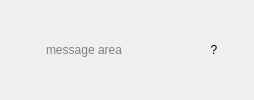
       <widget class="QWidget" name="Panel4" native="true">
        <property name="enabled">
         <bool>true</bool>
        </property>
        <property name="sizePolicy">
         <sizepolicy hsizetype="Preferred" vsizetype="Fixed">
          <horstretch>0</horstretch>
          <verstretch>0</verstretch>
         </sizepolicy>
        </property>
        <property name="toolTip">
         <string/>
        </property>
        <property name="layoutDirection">
         <enum>Qt::LeftToRight</enum>
        </property>
        <property name="text" stdset="0">
         <string/>
        </property>
        <layout class="QHBoxLayout" name="horizontalLayout_2">
         <property name="leftMargin">
          <number>0</number>
         </property>
         <property name="topMargin">
          <number>0</number>
         </property>
         <property name="rightMargin">
          <number>0</number>
         </property>
         <property name="bottomMargin">
          <number>0</number>
         </property>
         <item>
          <widget class="QPushButton" name="BtnStrMon">
           <property name="enabled">
            <bool>true</bool>
           </property>
           <property name="sizePolicy">
            <sizepolicy hsizetype="Fixed" vsizetype="Fixed">
             <horstretch>0</horstretch>
             <verstretch>0</verstretch>
            </sizepolicy>
           </property>
           <property name="toolTip">
            <string>Stream Monitor</string>
           </property>
           <property name="text">
            <string/>
           </property>
           <property name="icon">
            <iconset>
             <normaloff>:/buttons/sqr.bmp</normaloff>:/buttons/sqr.bmp</iconset>
           </property>
           <property name="flat">
            <bool>true</bool>
           </property>
          </widget>
         </item>
         <item>
          <widget class="QLabel" name="Message">
           <property name="enabled">
            <bool>true</bool>
           </property>
           <property name="palette">
            <palette>
             <active>
              <colorrole role="WindowText">
               <brush brushstyle="SolidPattern">
                <color alpha="255">
                 <red>128</red>
                 <green>128</green>
                 <blue>128</blue>
                </color>
               </brush>
              </colorrole>
             </active>
             <inactive>
              <colorrole role="WindowText">
               <brush brushstyle="SolidPattern">
                <color alpha="255">
                 <red>128</red>
                 <green>128</green>
                 <blue>128</blue>
                </color>
               </brush>
              </colorrole>
             </inactive>
             <disabled>
              <colorrole role="WindowText">
               <brush brushstyle="SolidPattern">
                <color alpha="255">
                 <red>128</red>
                 <green>128</green>
                 <blue>128</blue>
                </color>
               </brush>
              </colorrole>
             </disabled>
            </palette>
           </property>
           <property name="toolTip">
            <string/>
           </property>
           <property name="text">
            <string>message area</string>
           </property>
          </widget>
         </item>
         <item>
          <widget class="QPushButton" name="BtnTaskIcon">
           <property name="enabled">
            <bool>true</bool>
           </property>
           <property name="sizePolicy">
            <sizepolicy hsizetype="Fixed" vsizetype="Fixed">
             <horstretch>0</horstretch>
             <verstretch>0</verstretch>
            </sizepolicy>
           </property>
           <property name="palette">
            <palette>
             <active>
              <colorrole role="WindowText">
               <brush brushstyle="SolidPattern">
                <color alpha="255">
                 <red>128</red>
                 <green>128</green>
                 <blue>128</blue>
                </color>
               </brush>
              </colorrole>
             </active>
             <inactive>
              <colorrole role="WindowText">
               <brush brushstyle="SolidPattern">
                <color alpha="255">
                 <red>128</red>
                 <green>128</green>
                 <blue>128</blue>
                </color>
               </brush>
              </colorrole>
             </inactive>
             <disabled>
              <colorrole role="WindowText">
               <brush brushstyle="SolidPattern">
                <color alpha="255">
                 <red>128</red>
                 <green>128</green>
                 <blue>128</blue>
                </color>
               </brush>
              </colorrole>
             </disabled>
            </palette>
           </property>
           <property name="toolTip">
            <string>Task Tray Icon</string>
           </property>
           <property name="text">
            <string/>
           </property>
           <property name="icon">
            <iconset>
             <normaloff>:/buttons/ttray.bmp</normaloff>:/buttons/ttray.bmp</iconset>
           </property>
           <property name="flat">
            <bool>true</bool>
           </property>
          </widget>
         </item>
         <item>
          <widget class="QPushButton" name="BtnAbout">
           <property name="enabled">
            <bool>true</bool>
           </property>
           <property name="sizePolicy">
            <sizepolicy hsizetype="Fixed" vsizetype="Fixed">
             <horstretch>0</horstretch>
             <verstretch>0</verstretch>
            </sizepolicy>
           </property>
           <property name="palette">
            <palette>
             <active>
              <colorrole role="WindowText">
               <brush brushstyle="SolidPattern">
                <color alpha="255">
                 <red>128</red>
                 <green>128</green>
                 <blue>128</blue>
                </color>
               </brush>
              </colorrole>
             </active>
             <inactive>
              <colorrole role="WindowText">
               <brush brushstyle="SolidPattern">
                <color alpha="255">
                 <red>128</red>
                 <green>128</green>
                 <blue>128</blue>
                </color>
               </brush>
              </colorrole>
             </inactive>
             <disabled>
              <colorrole role="WindowText">
               <brush brushstyle="SolidPattern">
                <color alpha="255">
                 <red>128</red>
                 <green>128</green>
                 <blue>128</blue>
                </color>
               </brush>
              </colorrole>
             </disabled>
            </palette>
           </property>
           <property name="toolTip">
            <string/>
           </property>
           <property name="text">
            <string>?</string>
           </property>
           <property name="flat">
            <bool>true</bool>
           </property>
          </widget>
         </item>
        </layout>
       </widget>
